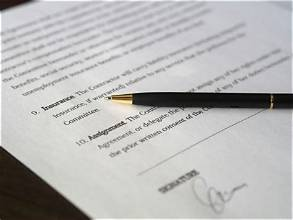
#> input picture Day30/dataset/documents/document1.jpg, 293 x 220 px; its folder holds only this picture in this run
$ python foreground_background.py
#> lines starting #> are read from the running program, lines starting #| are printed output that depends on the picture

import cv2
import os
import numpy as np

# Get main project folder
BASE_DIR = os.path.dirname(os.path.dirname(os.path.abspath(__file__)))

DATASET_DIR = os.path.join(BASE_DIR, "dataset")
OUTPUT_DIR = os.path.join(BASE_DIR, "outputs", "foreground")

os.makedirs(OUTPUT_DIR, exist_ok=True)


def remove_background(image_path):

#> called with image_path = 'Day30/dataset/documents/document1.jpg'
    image = cv2.imread(image_path)
#> image is the input picture: shape (220, 293, 3); mean B, G, R 182.8, 183.4, 183.9

    if image is None:
        print("Image could not be loaded:", image_path)
        return

    height, width = image.shape[:2]
#> height = 220; width = 293

    # Create a mask for GrabCut
    mask = np.zeros((height, width), np.uint8)

    # Define rectangle around the main object
    margin_x = max(1, int(width * 0.05))
#> margin_x = 14
    margin_y = max(1, int(height * 0.05))
#> margin_y = 11

    rect = (
        margin_x,
        margin_y,
        max(1, width - 2 * margin_x),
        max(1, height - 2 * margin_y)
    )
#> rect = (14, 11, 265, 198)

    # Create background and foreground models
    background_model = np.zeros((1, 65), np.float64)
    foreground_model = np.zeros((1, 65), np.float64)

    # Apply GrabCut algorithm
    cv2.grabCut(
        image,
        mask,
        rect,
        background_model,
        foreground_model,
        5,
        cv2.GC_INIT_WITH_RECT
    )

    # Convert mask into binary foreground mask
    foreground_mask = np.where(
        (mask == cv2.GC_FGD) | (mask == cv2.GC_PR_FGD),
        255,
        0
    ).astype("uint8")

    # Create white background
    result = np.full_like(image, 255)

    # Keep only foreground pixels
    result[foreground_mask == 255] = image[foreground_mask == 255]
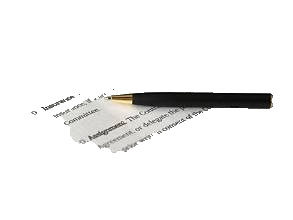
#> result: shape (220, 293, 3); mean B, G, R 242.3, 242.8, 242.9

    filename = os.path.splitext(os.path.basename(image_path))[0]

    output_path = os.path.join(
        OUTPUT_DIR,
        filename + "_foreground.jpg"
    )

    cv2.imwrite(output_path, result)

    print("Background removed:", filename)


def main():

    print("FOREGROUND AND BACKGROUND SEGMENTATION")
    print("--------------------------------------")

    total_images = 0

    for category in os.listdir(DATASET_DIR):

        category_path = os.path.join(DATASET_DIR, category)

        if not os.path.isdir(category_path):
            continue

        for filename in os.listdir(category_path):

            if filename.lower().endswith((".jpg", ".jpeg", ".png")):

                image_path = os.path.join(category_path, filename)

                remove_background(image_path)
                total_images += 1
#> pass 2 of the loop in main, `for category in os.listdir(DATASET_DIR):`:
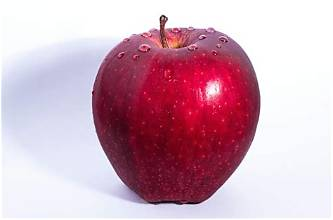
#> input picture Day30/dataset/objects/apple.jpg, 333 x 220 px
#> in remove_background, image is the input picture: shape (220, 333, 3); mean B, G, R 187.7, 172.2, 208.2
#> in remove_background (call 2), `result[foreground_mask == 255] = image[foreground_mask == 255]`:
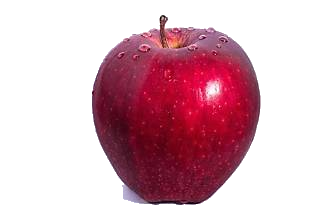
#> result: shape (220, 333, 3); mean B, G, R 191.3, 181.5, 218

    print("\nProcessing completed!")
    print("Total images processed:", total_images)
    print("Results saved in outputs/foreground")


if __name__ == "__main__":
    main()
